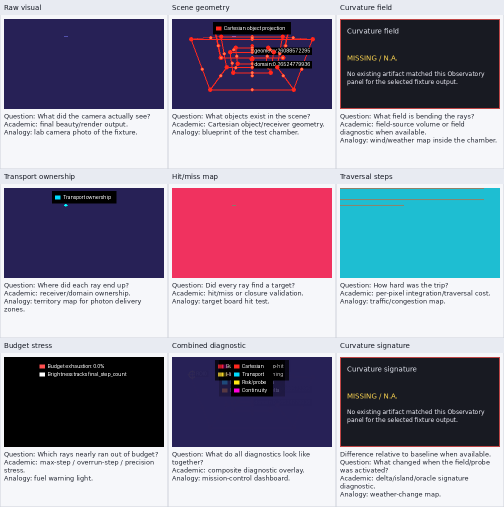
#> input picture reports/observatory_fixtures/curved_minimal/diagnostic_contact_sheet.png, 1008 x 1014 px, found by its file name (shown at 1/2 size)
$ python observatory_hero_assets.py
#> lines starting #> are read from the running program, lines starting #| are printed output that depends on the picture
#!/usr/bin/env python3
"""Generate GitHub Pages hero assets for Observatory Story reports."""

from __future__ import annotations

import shutil
from pathlib import Path
from typing import Any

from PIL import Image, ImageDraw, ImageFont


ROOT = Path(__file__).resolve().parents[1]
REPORTS = ROOT / "reports"
FIXTURE_ROOT = REPORTS / "observatory_fixtures"
CURVATURE_ASSETS = REPORTS / "weekend_fps_curvature_sweep_assets"


PANEL_NAMES = [
    "Raw visual",
    "Scene geometry",
    "Curvature field",
    "Transport ownership",
    "Hit/miss map",
    "Traversal steps",
    "Budget stress",
    "Combined diagnostic",
    "Curvature signature",
]


FIXTURE_GALLERY = [
    ("Hermetic", "hermetic_curved_room"),
    ("Curved Minimal", "curved_minimal"),
    ("Object Island", "object_island"),
    ("Corner Probe Reference", "cathedral_probe"),
    ("Oracle (experimental)", "oracle_closure"),
]


def font(size: int, *, bold: bool = False) -> Any:
    candidates = (
        "/usr/share/fonts/truetype/dejavu/DejaVuSans-Bold.ttf" if bold else "/usr/share/fonts/truetype/dejavu/DejaVuSans.ttf",
        "/usr/share/fonts/truetype/liberation2/LiberationSans-Bold.ttf" if bold else "/usr/share/fonts/truetype/liberation2/LiberationSans-Regular.ttf",
    )
    for path in candidates:
        try:
            return ImageFont.truetype(path, size)
        except Exception:
            continue
    return ImageFont.load_default()


def wrap(draw: ImageDraw.ImageDraw, text: str, max_width: int, fnt: Any) -> list[str]:
    lines: list[str] = []
    for source in text.splitlines():
        words = source.split()
        current = ""
        for word in words:
            candidate = word if not current else f"{current} {word}"
            if draw.textbbox((0, 0), candidate, font=fnt)[2] <= max_width:
                current = candidate
            else:
                if current:
                    lines.append(current)
                current = word
        if current:
            lines.append(current)
    return lines or [""]


def fit(image: Image.Image, size: tuple[int, int], bg: tuple[int, int, int] = (248, 249, 252)) -> Image.Image:
    src = image.convert("RGB")
    src.thumbnail(size, Image.Resampling.LANCZOS)
    canvas = Image.new("RGB", size, bg)
    canvas.paste(src, ((size[0] - src.width) // 2, (size[1] - src.height) // 2))
    return canvas


def make_story_reference() -> Path:
    out = REPORTS / "observatory_story_reference.png"
    cell_w, cell_h = 360, 230
    title_h = 42
    img = Image.new("RGB", (cell_w * 3, cell_h * 3), (246, 247, 250))
    draw = ImageDraw.Draw(img)
    num_font = font(34, bold=True)
    title_font = font(18, bold=True)
    small = font(12)
    colors = [
        (45, 75, 128),
        (32, 100, 105),
        (100, 68, 160),
        (25, 120, 150),
        (36, 150, 100),
        (210, 85, 35),
        (210, 185, 35),
        (120, 92, 72),
        (205, 55, 88),
    ]
    for idx, name in enumerate(PANEL_NAMES):
        row, col = divmod(idx, 3)
        x, y = col * cell_w, row * cell_h
        draw.rectangle((x, y, x + cell_w - 1, y + cell_h - 1), fill=(249, 250, 253), outline=(202, 207, 218))
        draw.rectangle((x, y, x + cell_w - 1, y + title_h - 1), fill=(231, 235, 244))
        draw.text((x + 12, y + 9), name, fill=(20, 25, 35), font=title_font)
        cx, cy = x + cell_w // 2, y + 124
        color = colors[idx]
        draw.rounded_rectangle((cx - 70, cy - 54, cx + 70, cy + 54), radius=12, fill=color, outline=(18, 22, 32), width=2)
        number = str(idx + 1)
        bbox = draw.textbbox((0, 0), number, font=num_font)
        draw.text((cx - (bbox[2] - bbox[0]) // 2, cy - (bbox[3] - bbox[1]) // 2 - 4), number, fill=(255, 255, 255), font=num_font)
        caption = "Read row-major: left to right, top to bottom."
        for line_i, line in enumerate(wrap(draw, caption, cell_w - 24, small)[:2]):
            draw.text((x + 12, y + cell_h - 40 + line_i * 14), line, fill=(75, 82, 96), font=small)
    out.parent.mkdir(parents=True, exist_ok=True)
    img.save(out)
    return out


def make_ladder() -> Path:
    src = CURVATURE_ASSETS / "curvature_signature_ladder.png"
    out = REPORTS / "curvature_signature_ladder.png"
    if src.exists():
        shutil.copy2(src, out)
        return out
    img = Image.new("RGB", (640, 124), (18, 20, 28))
    draw = ImageDraw.Draw(img)
    f = font(13, bold=True)
    for i, label in enumerate(("0%", "25%", "50%", "75%", "100%")):
        x = i * 128
        draw.rectangle((x, 0, x + 127, 23), fill=(28, 30, 42), outline=(68, 72, 88))
        draw.text((x + 48, 4), label, fill=(230, 232, 245), font=f)
        draw.rectangle((x + 6, 30, x + 121, 88), fill=(45 + i * 30, 48, 64), outline=(245, 246, 250))
    draw.text((8, 100), "Curvature signature ladder: blue = easier, black = no change, red = harder traversal", fill=(180, 185, 200), font=font(12))
    img.save(out)
    return out


def make_fixture_gallery() -> Path:
    out = REPORTS / "fixture_gallery_overview.png"
    tile_w, tile_h = 360, 318
    margin = 28
    header_h = 74
    width = margin * 2 + tile_w * 3
    height = header_h + margin + tile_h * 2 + margin
    img = Image.new("RGB", (width, height), (244, 246, 250))
    draw = ImageDraw.Draw(img)
    title_font = font(28, bold=True)
    label_font = font(17, bold=True)
    small = font(12)
    draw.text((margin, 22), "xPRIMEray Observatory Fixture Gallery", fill=(18, 22, 32), font=title_font)
    draw.text((margin, 54), "Canonical scenes rendered as comparable 3x3 Observatory Stories", fill=(76, 84, 99), font=small)
    for idx, (label, fixture) in enumerate(FIXTURE_GALLERY):
        row, col = divmod(idx, 3)
        x = margin + col * tile_w
        y = header_h + margin + row * tile_h
        draw.rectangle((x, y, x + tile_w - 14, y + tile_h - 14), fill=(255, 255, 255), outline=(202, 207, 218))
        draw.rectangle((x, y, x + tile_w - 14, y + 34), fill=(232, 235, 242))
        draw.text((x + 10, y + 8), label, fill=(18, 22, 32), font=label_font)
        sheet = FIXTURE_ROOT / fixture / "diagnostic_contact_sheet.png"
        if sheet.exists():
            preview = fit(Image.open(sheet), (tile_w - 34, tile_h - 58), bg=(255, 255, 255))
        else:
            preview = Image.new("RGB", (tile_w - 34, tile_h - 58), (24, 26, 34))
            pdraw = ImageDraw.Draw(preview)
            pdraw.text((16, 16), "MISSING SHEET", fill=(255, 215, 80), font=label_font)
        img.paste(preview, (x + 10, y + 42))
    img.save(out)
    return out


def make_methods() -> Path:
    out = REPORTS / "observatory_methods.md"
    out.write_text(
        "\n".join([
            "# Observatory Methods",
            "",
            "Observatory Story sheets are 3x3 diagnostic summaries for xPRIMEray fixtures. They are reporting artifacts only: they do not feed rendering, scheduling, hit selection, shading, resolver decisions, traversal, or adaptive precision.",
            "",
            "## How To Read An Observatory Story",
            "",
            "Read row-major: panels 1 to 3 across the top row, 4 to 6 across the middle row, and 7 to 9 across the bottom row.",
            "",
            "1. Raw visual: what the camera or beauty capture saw.",
            "2. Scene geometry: what objects, receivers, or probe geometry exist.",
            "3. Curvature field: what field or probe context is active.",
            "4. Transport ownership: where rays or samples resolved.",
            "5. Hit/miss map: whether rays found targets.",
            "6. Traversal steps: how much integration work was required.",
            "7. Budget stress: where traversal or precision budget was pressured.",
            "8. Combined diagnostic: the mission-control overview.",
            "9. Curvature signature: the field/probe effect summary.",
            "",
            "## How To Interpret Curvature Signature",
            "",
            "The Curvature signature panel is a delta view. It compares a current field/probe state against a baseline when that baseline exists. In the curvature sweep, red indicates pixels that required more traversal steps, blue indicates fewer steps, and dark/black indicates no measured change. It is a transport-effort map, not a photograph of the scene.",
            "",
            "The `curvature_signature_ladder.png` asset compresses the 0%, 25%, 50%, 75%, and 100% sweep into one README-friendly strip.",
            "",
            "## How To Interpret Closure",
            "",
            "Closure asks whether evaluated rays/pixels found valid targets under the scene contract. In a sealed hermetic room, misses are expected to be zero. A blank beauty image does not fail closure if hit diagnostics prove all evaluated rays hit; it fails visual-render confirmation instead.",
            "",
            "## How To Interpret Budget Stress",
            "",
            "Budget stress highlights rays or pixels that reached max-step, overrun-step, precision, or oracle refinement limits. A budget warning does not automatically mean a miss: it may mean the hit was found late or after an overrun warning. Treat it as a map of where transport was expensive or numerically fragile.",
            "",
            "## Missing Panels",
            "",
            "`MISSING / N.A.` tiles are intentional. They mean no existing artifact matched that Observatory panel for the selected fixture output. The reporting layer does not synthesize fake evidence.",
            "",
        ]) + "\n",
        encoding="utf-8",
    )
    return out


def main() -> int:
    outputs = [
        make_story_reference(),
        make_ladder(),
        make_fixture_gallery(),
        make_methods(),
    ]
#> in make_story_reference, `img.save(out)`:
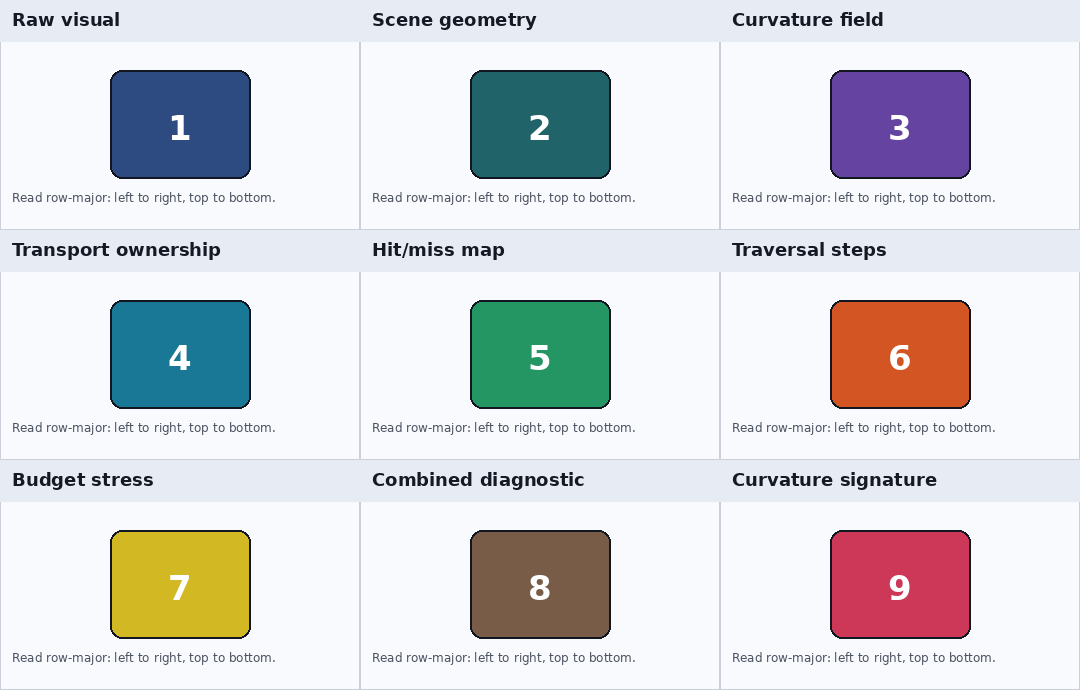
#> saved as observatory_story_reference.png: PIL image 1080x690 RGB; mean R, G, B 215.4, 215.9, 218.7
#> in make_fixture_gallery, `img = Image.new("RGB", (width, height), (244, 246, 250))`:
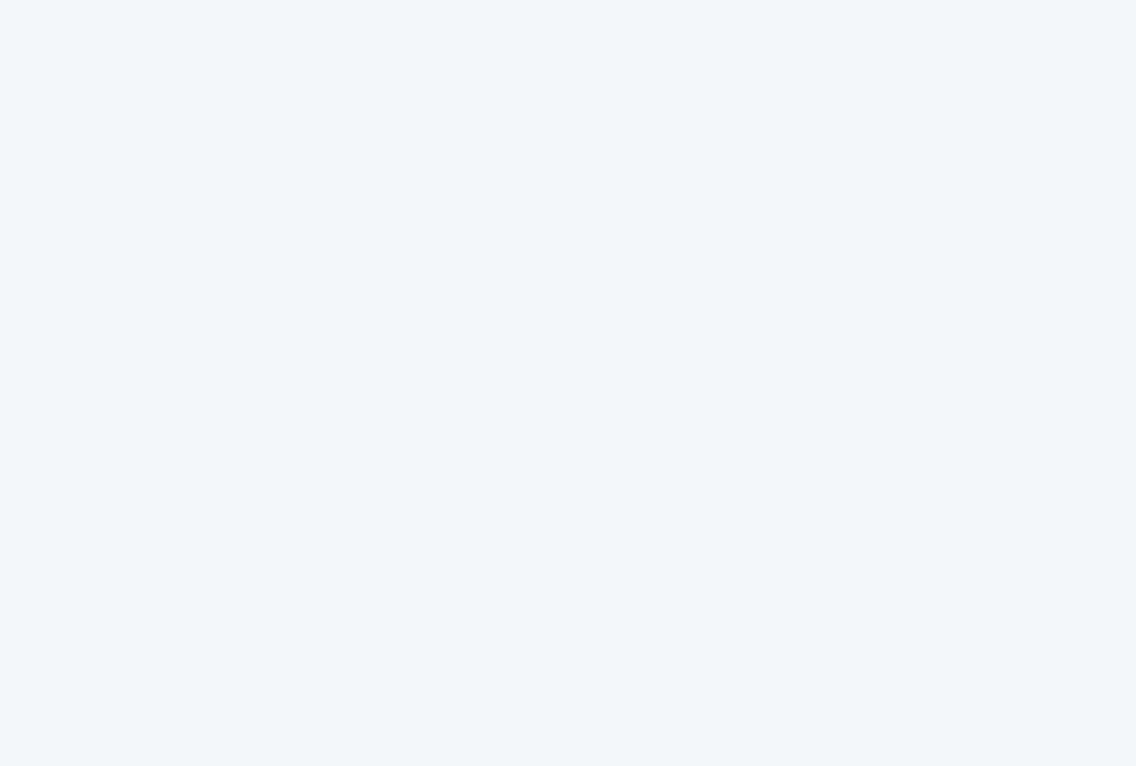
#> img: PIL image 1136x766 RGB; mean R, G, B 244, 246, 250
#> in fit, src is the input picture: PIL image 1008x1014 RGB; mean R, G, B 144.3, 140.6, 157.7
#> in fit, `src.thumbnail(size, Image.Resampling.LANCZOS)`:
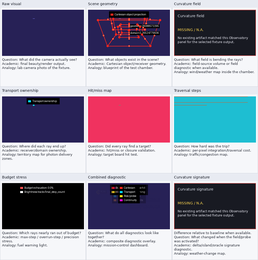
#> src: PIL image 258x260 RGB; mean R, G, B 144.3, 140.6, 157.7
#> in fit, `canvas = Image.new("RGB", size, bg)`: canvas: PIL image 326x260 RGB; every value is 255
#> in fit, `canvas.paste(src, ((size[0] - src.width) // 2, (size[1] - src.height) ..`:
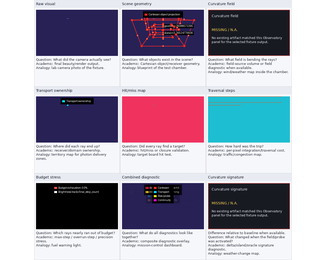
#> canvas: PIL image 326x260 RGB; mean R, G, B 167.4, 164.5, 178
#> in make_fixture_gallery, `img.paste(preview, (x + 10, y + 42))`:
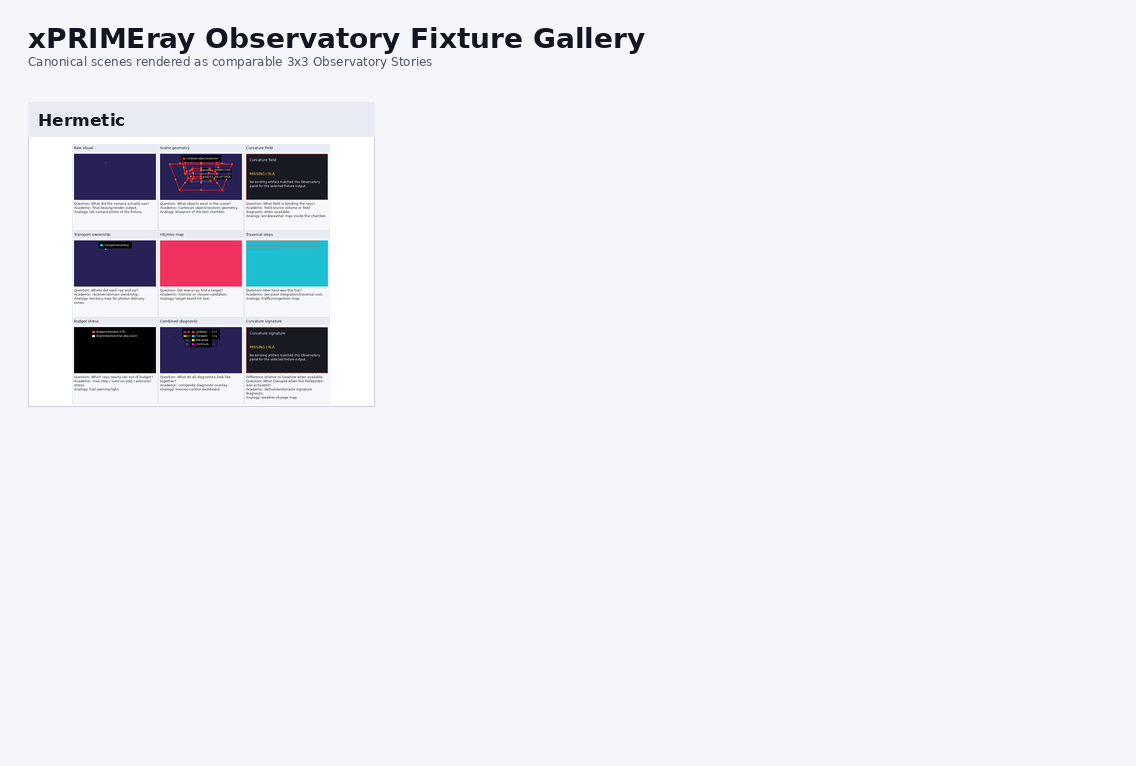
#> img: PIL image 1136x766 RGB; mean R, G, B 234.7, 236.3, 241.3
#> in make_fixture_gallery, `img.save(out)`:
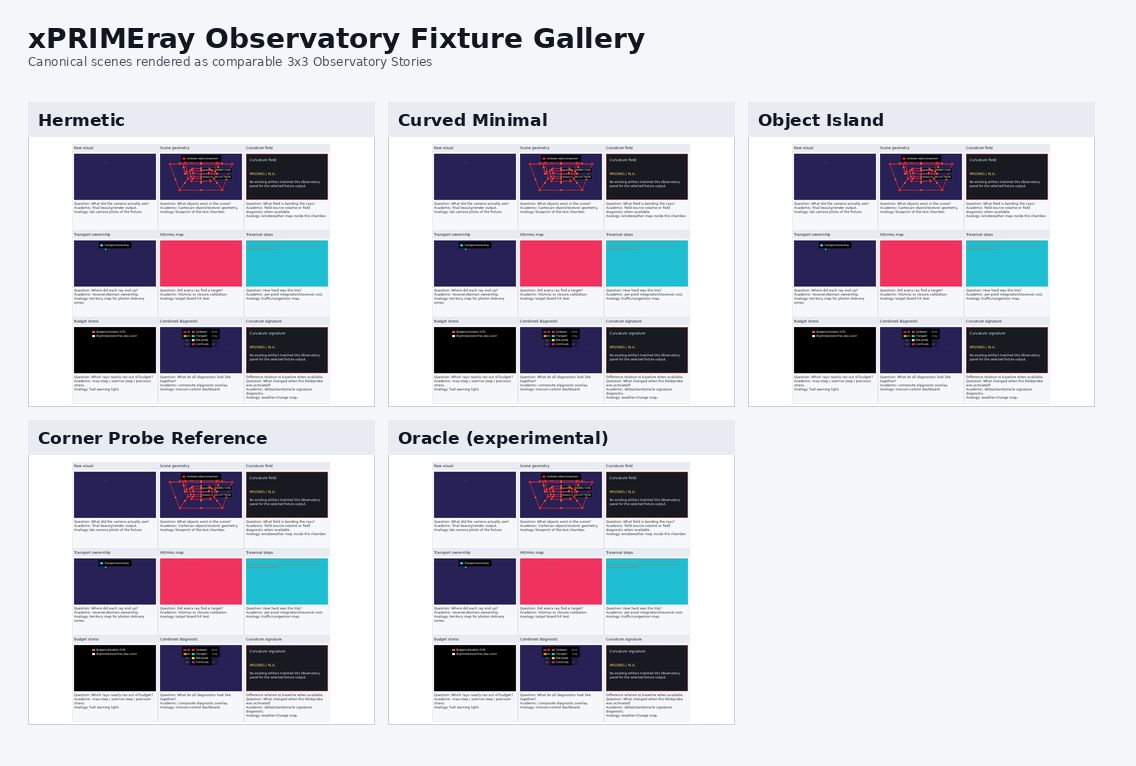
#> saved as fixture_gallery_overview.png: PIL image 1136x766 RGB; mean R, G, B 203.6, 203.2, 211.9
    for path in outputs:
        print(f"[observatory-hero-assets] wrote {path}")
    return 0


if __name__ == "__main__":
    raise SystemExit(main())
#> (the program exits here)
